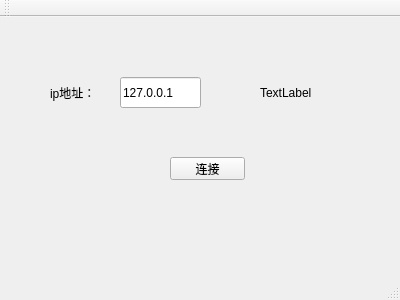
<?xml version="1.0" encoding="UTF-8"?>
<ui version="4.0">
 <class>MainWindow</class>
 <widget class="QMainWindow" name="MainWindow">
  <property name="geometry">
   <rect>
    <x>0</x>
    <y>0</y>
    <width>400</width>
    <height>300</height>
   </rect>
  </property>
  <property name="windowTitle">
   <string>MainWindow</string>
  </property>
  <widget class="QWidget" name="centralWidget">
   <widget class="QLineEdit" name="lineEdit">
    <property name="geometry">
     <rect>
      <x>120</x>
      <y>60</y>
      <width>81</width>
      <height>31</height>
     </rect>
    </property>
    <property name="text">
     <string>127.0.0.1</string>
    </property>
   </widget>
   <widget class="QLabel" name="label">
    <property name="geometry">
     <rect>
      <x>50</x>
      <y>60</y>
      <width>81</width>
      <height>31</height>
     </rect>
    </property>
    <property name="text">
     <string>ip地址：</string>
    </property>
   </widget>
   <widget class="QPushButton" name="pushButton">
    <property name="geometry">
     <rect>
      <x>170</x>
      <y>140</y>
      <width>75</width>
      <height>23</height>
     </rect>
    </property>
    <property name="text">
     <string>连接</string>
    </property>
   </widget>
   <widget class="QLabel" name="statusLabel">
    <property name="geometry">
     <rect>
      <x>260</x>
      <y>60</y>
      <width>101</width>
      <height>31</height>
     </rect>
    </property>
    <property name="text">
     <string>TextLabel</string>
    </property>
   </widget>
  </widget>
  <widget class="QMenuBar" name="menuBar">
   <property name="geometry">
    <rect>
     <x>0</x>
     <y>0</y>
     <width>400</width>
     <height>19</height>
    </rect>
   </property>
  </widget>
  <widget class="QToolBar" name="mainToolBar">
   <attribute name="toolBarArea">
    <enum>TopToolBarArea</enum>
   </attribute>
   <attribute name="toolBarBreak">
    <bool>false</bool>
   </attribute>
  </widget>
  <widget class="QStatusBar" name="statusBar"/>
 </widget>
 <layoutdefault spacing="6" margin="11"/>
 <resources/>
 <connections/>
</ui>
